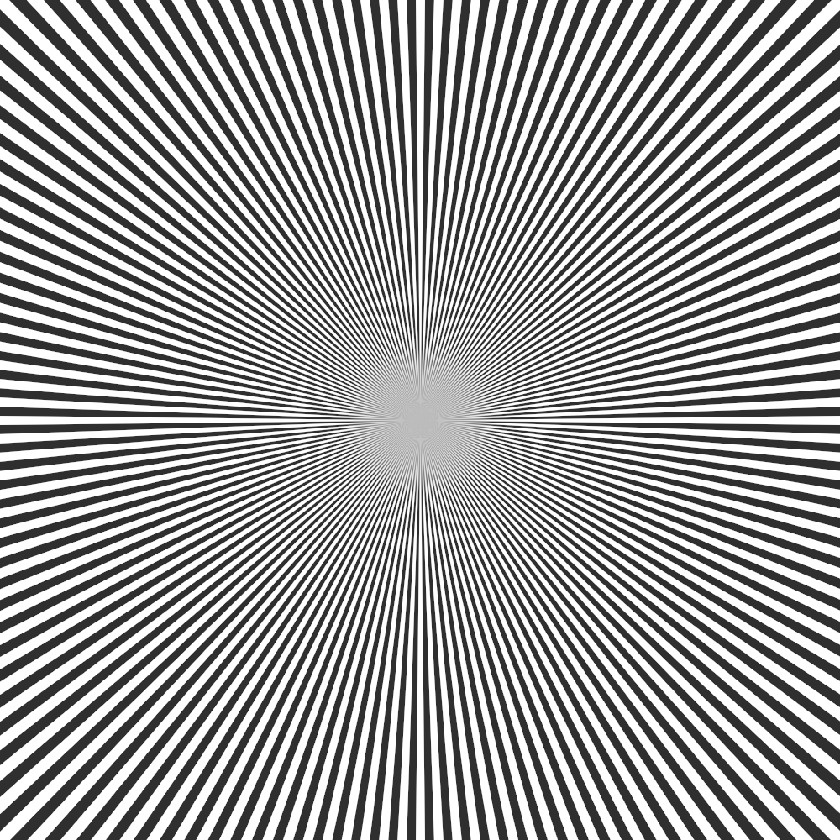
%> input picture star-chart-bars.tif, 840 x 840 px, shrunk from 1000 x 1000 before the run
$ octave SR_SIM_Simulation_2dreconstruction_realspace.m   (GNU Octave 9; MATLAB toolbox functions it lacks are replaced by stand-ins)
%> lines starting %> are read from the running program, lines starting %| are printed output that depends on the picture
clc;
clear all;
close all;

w1 = 1000;
w2 = 1000;
wo1 = w1/2;
wo2 = w2/2;
x = linspace(0,w1-1,w1);
y = linspace(0,w2-1,w2);
[X,Y] = meshgrid(x,y);

filename='star-chart-bars';
object = imread([filename '.tif']);
%> object is the input picture: size 840x840 uint16; min 47, max 255, mean 155.6
object = double(object);
%> object: size 840x840 double
figure,imshow(object,[]);title('Object');
freq_obj=abs(fftshift(fft2(object)));
figure,imshow((freq_obj.^0.1),[]);
%> after `imshow((freq_obj.^0.1),[])`:
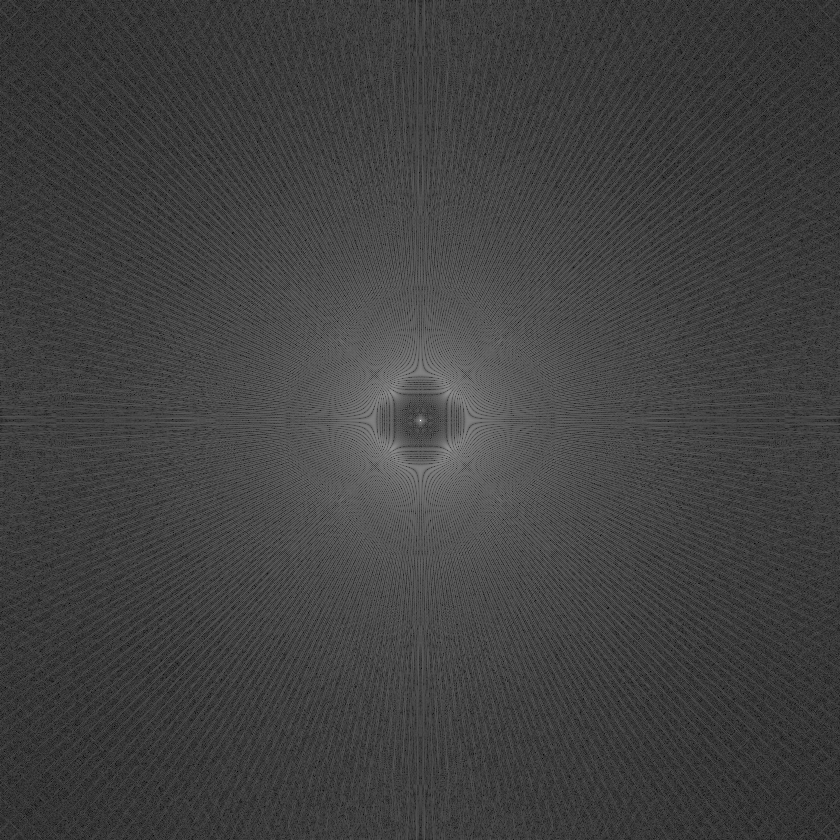
%> displayed picture: size 840x840, on the screen's scale of 0 to 255; min 0, max 255, mean 65.2

h = fspecial('gaussian',[w1,w2],5);
I = conv2(object,h,'same');
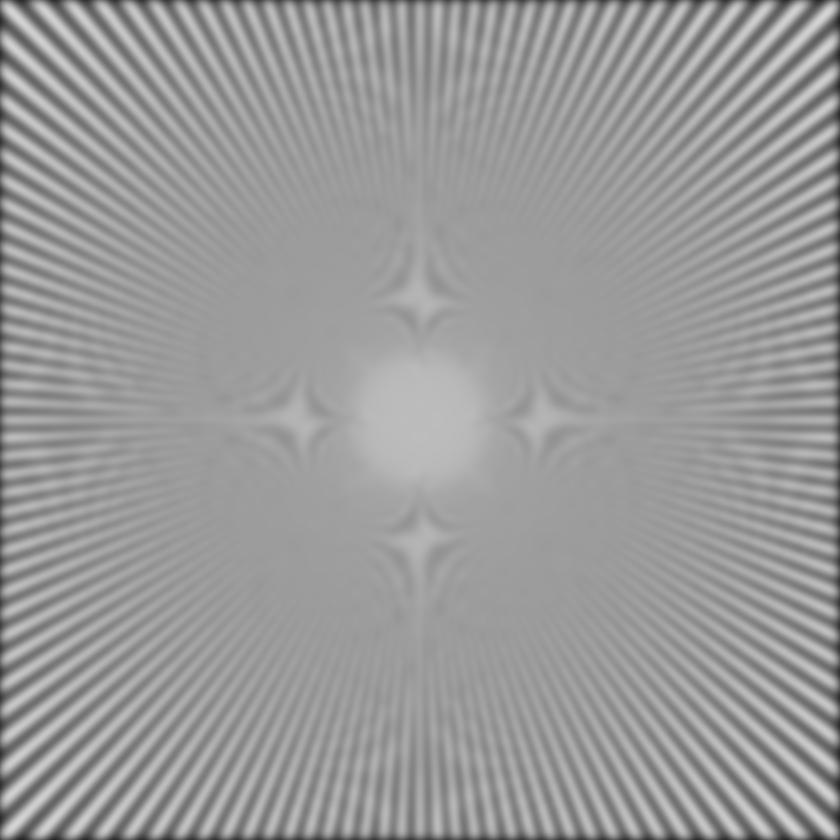
%> I: size 840x840 double; min 37.99, max 212.2, mean 154.2
figure,imshow(I,[]);title('Filter');
otf=(fftshift(fft2(h)));
figure,imshow(abs(otf.^0.1),[]);title('OTF');

m = 0.8;%Modulation depth
f = 0.7;%Pattern frequency
thita0=  0;
thita1 = 5*pi/6;%Orientation
thita2 = 1*pi/6;
phase1 = 0*pi/3;%Phase
phase2 = 2*pi/3;
phase3 = 4*pi/3;

grating1 = 1+m*cos(f*x+phase1);
grating2 = 1+m*cos(f*x+phase2);
grating3 = 1+m*cos(f*x+phase3);

for i = 1:w1
    mask1(i,:) = grating1;
    mask2(i,:) = grating2;
    mask3(i,:) = grating3;
end
mask4 = 1+m*cos(f*(X*sin(thita1)+Y*cos(thita1))+phase1);
% figure,imagesc(mask4);
mask5 = 1+m*cos(f*(X*sin(thita1)+Y*cos(thita1))+phase2);
% figure,imagesc(mask5);
mask6 = 1+m*cos(f*(X*sin(thita1)+Y*cos(thita1))+phase3);
% figure,imagesc(mask6);
mask7 = 1+m*cos(f*(X*sin(thita2)+Y*cos(thita2))+phase1);
% figure,imagesc(mask7);
mask8 = 1+m*cos(f*(X*sin(thita2)+Y*cos(thita2))+phase2);
% figure,imagesc(mask8);
mask9 = 1+m*cos(f*(X*sin(thita2)+Y*cos(thita2))+phase3);
% figure,imagesc(mask9);


%> (the run ends here)
